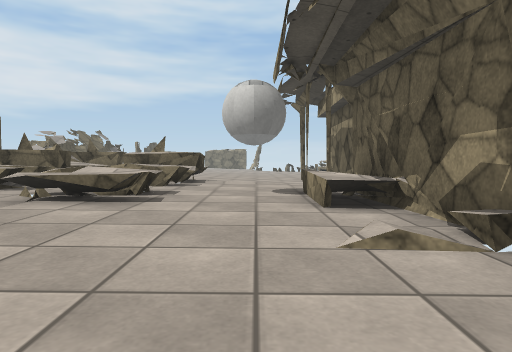
[1] (above)

17 first-person views from a walk through a 3-D level made in the Unity game engine. The camera is 0.58 m above the floor, tilts 2° down and sees 75° across. The floor is counted in squares, 1 m on a side. Each view is taken from the middle of a square. On the plan, view 1 faces up. The plan holds only what a view shows up to about 9 squares ahead; the rest is blank. The place goes on beyond the plan. Surface patterns are stand-ins for the level's own textures.

[2]
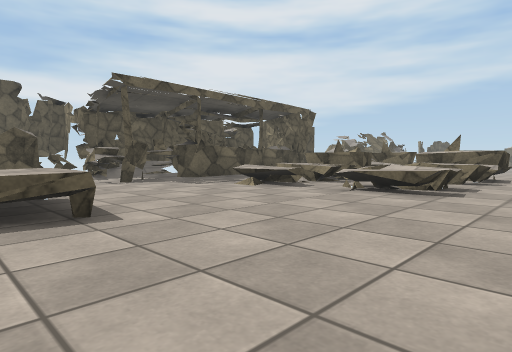

[3]
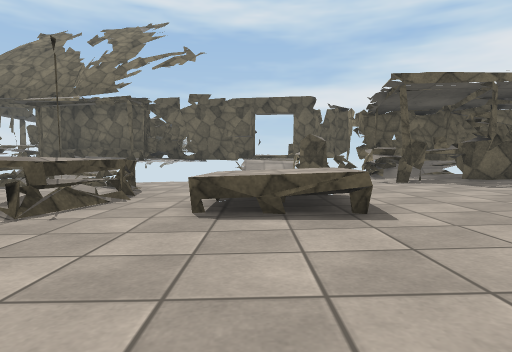

[4]
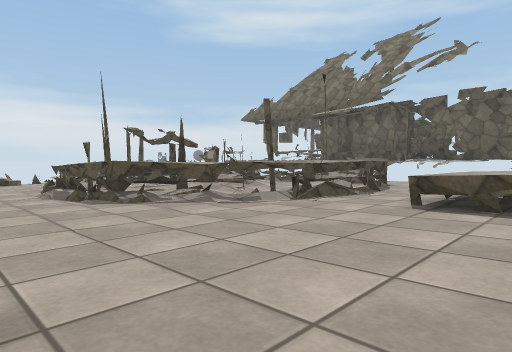

[5]
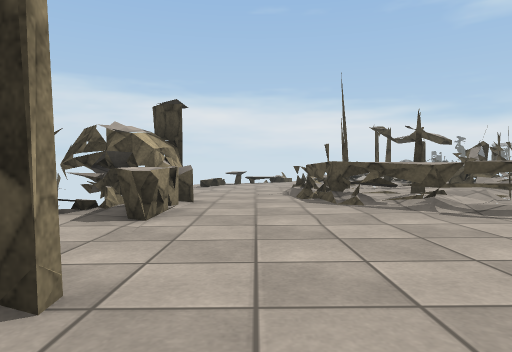

[6]
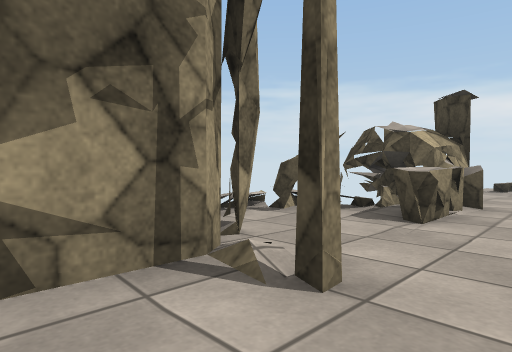

[7]
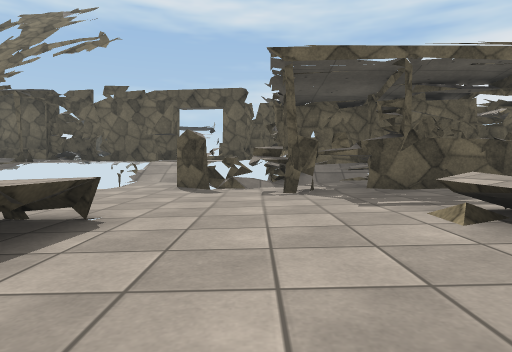

[8]
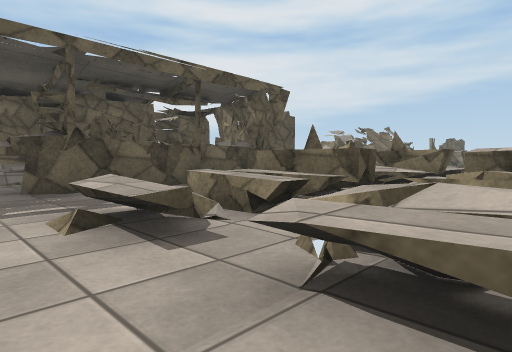

[9]
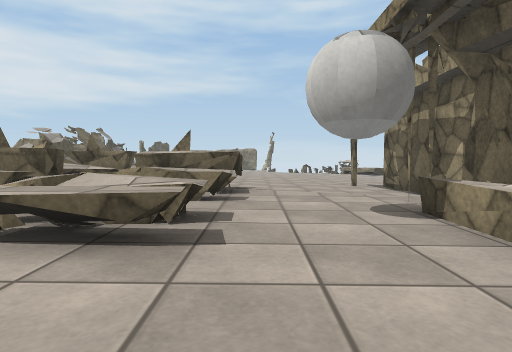

[10]
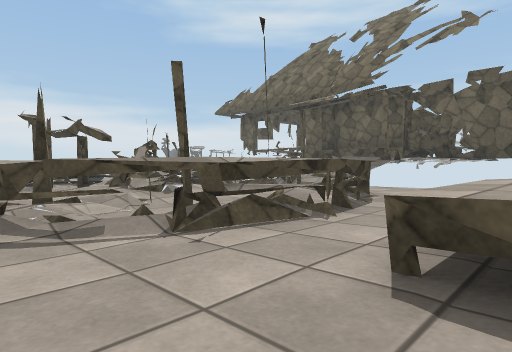

[11]
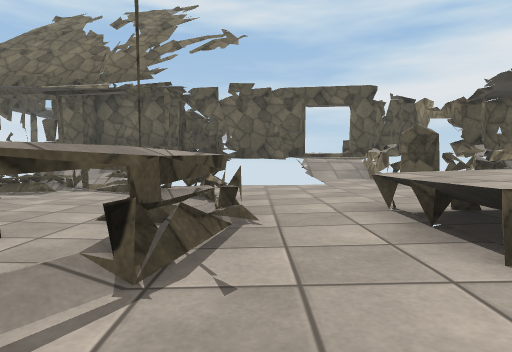

[12]
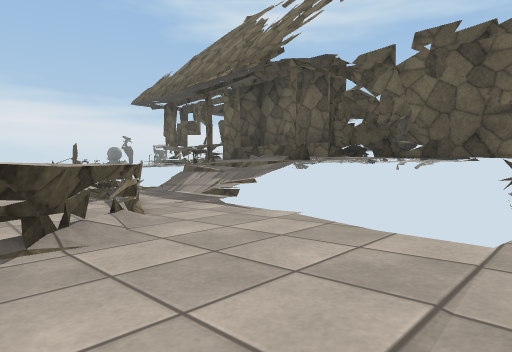

[13]
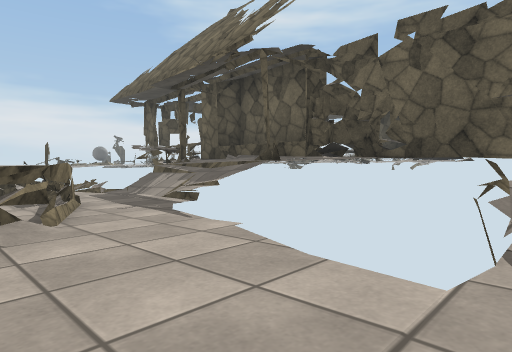

[14]
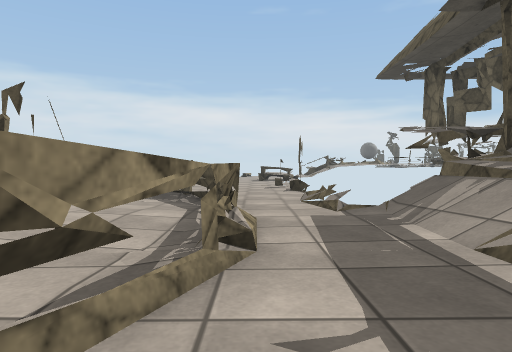

[15]
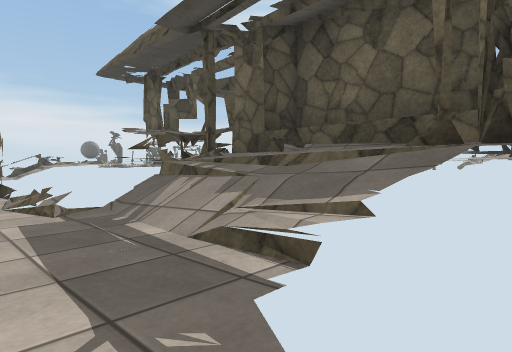

[16]
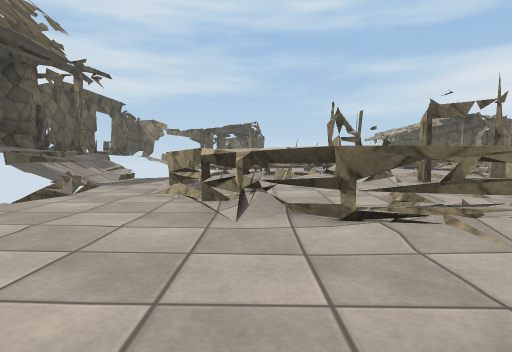

[17]
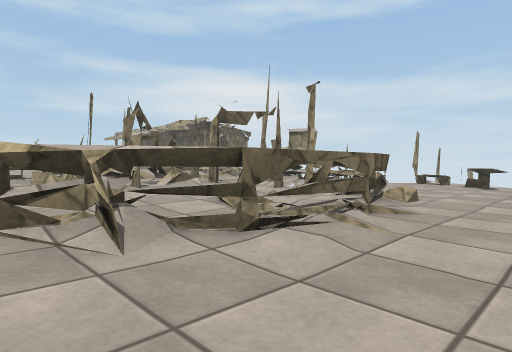

### Floor plan
Key: @ floor where view 1 was taken; # wall or solid block; x gap in a wall; . main floor; - floor 0.15 m lower than the main floor; : floor 0.15 m higher than the main floor; _ floor 0.3 m lower than the main floor; + floor 0.65 m higher than the main floor; / step, stairs or slope; = window, fence, low wall or low ledge; ^ raised ledge; T thing the floor can be seen under or through.
Columns run from 14 left of view 1 to 4 right of it. Each row starts with its distance up from view 1.
 11              ::..
 10           ^  ::.#
  9       #  ^^  ::.#
  8       #  x^^^=:.#
  7       # ##^^^:::#
  6       # ^^^^^::##
  5       #::^===::^^
  4     =##::^^==..^#
  3     #^x:::......#
  2    ####.........#
  1    ###..........#
  0    ##....^^...@.#
 -1    :....^^^....##
 -2    x=.....^.....##
 -3      .............=
 -4     ..####xT...#.#=
 -5     .##....TT..^^#
 -6 ### .#......x/.###
 -7 #+:.#..=#=.#-#..
 -8 #+:.#-.=##..##--
 -9 ## .#..###.-##--
-10  ##=.#. ## -#////
-11     .#-...x.#  --
-12     --x-.-## --
-13    ---###x#----^
-14    =---/-----_^=
-15      --/--
-16       -

Positions as (right, up) in squares from view 1, and headings:
1: (0, 0), facing up
2: (0, -1), facing up-left
3: (0, -1), facing left
4: (1, 0), facing down-left
5: (0, 0), facing down
6: (0, 0), facing down-right
7: (-2, 2), facing left
8: (-2, 3), facing up-left
9: (-1, 2), facing up
10: (-2, -1), facing down-left
11: (-2, -3), facing left
12: (-7, -1), facing down-left
13: (-8, -1), facing down-left
14: (-10, -5), facing down
15: (-10, -5), facing down-left
16: (-8, -16), facing up
17: (-9, -15), facing up-right
